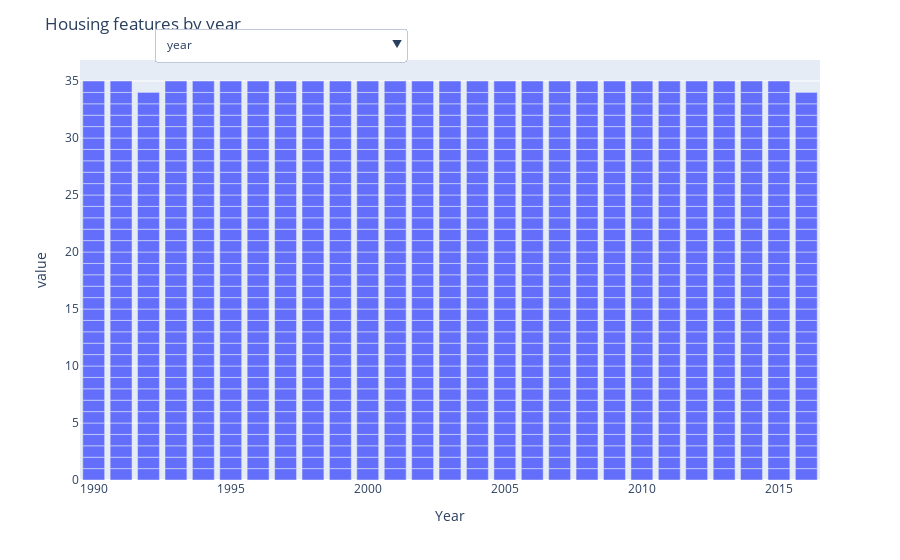

The notebook cell saved with this chart:
### Code cell
fig = px.bar(housing_df, x = housing_df['year'])
buttonlist1 = []

for col in housing_df.columns:
    buttonlist1.append(
        dict(
        args = ['y', [housing_df[str(col)]]],
        label = str(col),
        method ='restyle'
        ))

fig.update_layout(
        title = "Housing features by year",
        yaxis_title = "value",
        xaxis_title = "Year",
        updatemenus = [
            go.layout.Updatemenu(
            buttons = buttonlist1,
            direction = "down",
            pad = {"r":10, "t":10},
            showactive = True,
            x = 0.1,
            xanchor = "left",
            y = 1.1,
            yanchor = "top"
            )
        ],
    autosize = True
)

### Figure 1 — Plotly figure (JSON) as saved in the notebook; plotly's stock layout.template omitted (floating-point values rounded to 4 significant figures; data arrays with more than 128 entries replaced by an {"elided": "..."} marker saying what was removed)
{"data": [{"alignmentgroup": "True", "hovertemplate": "year=%{x}<br>count=%{y}<extra></extra>", "legendgroup": "", "marker": {"color": "#636efa", "pattern": {"shape": ""}}, "name": "", "offsetgroup": "", "orientation": "v", "showlegend": false, "textposition": "auto", "type": "bar", "x": {"elided": "943 str values"}, "xaxis": "x", "y": {"elided": "943 int values"}, "yaxis": "y"}], "layout": {"autosize": true, "barmode": "relative", "legend": {"tracegroupgap": 0}, "margin": {"t": 60}, "title": {"text": "Housing features by year"}, "updatemenus": [{"buttons": [{"args": ["y", {"elided": "1x943 str values"}], "label": "year", "method": "restyle"}, {"args": ["y", {"elided": "1x943 int values"}], "label": "total_dwelling", "method": "restyle"}, {"args": ["y", {"elided": "1x943 int values"}], "label": "single_detached", "method": "restyle"}, {"args": ["y", {"elided": "1x943 int values"}], "label": "multiple", "method": "restyle"}, {"args": ["y", {"elided": "1x943 int values"}], "label": "semi_detached", "method": "restyle"}, {"args": ["y", {"elided": "1x943 int values"}], "label": "row", "method": "restyle"}, {"args": ["y", {"elided": "1x943 int values"}], "label": "apartment", "method": "restyle"}, {"args": ["y", {"elided": "1x943 int values"}], "label": "total_dwelling_market", "method": "restyle"}, {"args": ["y", {"elided": "1x943 int values"}], "label": "homeownership_freehold", "method": "restyle"}, {"args": ["y", {"elided": "1x943 int values"}], "label": "rental", "method": "restyle"}, {"args": ["y", {"elided": "1x943 int values"}], "label": "homeownership_condo", "method": "restyle"}, {"args": ["y", {"elided": "1x943 int values"}], "label": "other", "method": "restyle"}, {"args": ["y", {"elided": "1x943 int values"}], "label": "completed", "method": "restyle"}, {"args": ["y", {"elided": "1x943 int values"}], "label": "res_building_permit", "method": "restyle"}, {"args": ["y", {"elided": "1x943 float values"}], "label": "res_building_permit_amount", "method": "restyle"}, {"args": ["y", {"elided": "1x943 int values"}], "label": "completed_but_unabsorbed_homes", "method": "restyle"}, {"args": ["y", {"elided": "1x943 int values"}], "label": "new_single_and_semi_detached", "method": "restyle"}, {"args": ["y", {"elided": "1x943 int values"}], "label": "new_rows_and_apartment", "method": "restyle"}, {"args": ["y", {"elided": "1x943 float values"}], "label": "rental_vacancy_rate", "method": "restyle"}, {"args": ["y", {"elided": "1x943 float values"}], "label": "rental_avilability_rate", "method": "restyle"}, {"args": ["y", {"elided": "1x943 float values"}], "label": "vacancy_rate_seniors", "method": "restyle"}, {"args": ["y", {"elided": "1x943 float values"}], "label": "vacancy_rate_condo", "method": "restyle"}, {"args": ["y", {"elided": "1x943 float values"}], "label": "HPI_change", "method": "restyle"}, {"args": ["y", {"elided": "1x943 float values"}], "label": "CPI_change", "method": "restyle"}, {"args": ["y", {"elided": "1x943 float values"}], "label": "owned_accommodation_costs_change", "method": "restyle"}, {"args": ["y", {"elided": "1x943 float values"}], "label": "rental_accommodation_costs_change", "method": "restyle"}, {"args": ["y", {"elided": "1x943 int values"}], "label": "bachelor", "method": "restyle"}, {"args": ["y", {"elided": "1x943 int values"}], "label": "one_bedroom", "method": "restyle"}, {"args": ["y", {"elided": "1x943 int values"}], "label": "two_bedroom", "method": "restyle"}, {"args": ["y", {"elided": "1x943 int values"}], "label": "three_bedroom", "method": "restyle"}, {"args": ["y", {"elided": "1x943 float values"}], "label": "population", "method": "restyle"}, {"args": ["y", {"elided": "1x943 float values"}], "label": "labour_participation_rate", "method": "restyle"}, {"args": ["y", {"elided": "1x943 float values"}], "label": "employment_change", "method": "restyle"}, {"args": ["y", {"elided": "1x943 float values"}], "label": "unemployment_rate", "method": "restyle"}, {"args": ["y", {"elided": "1x943 float values"}], "label": "disposable_income_change", "method": "restyle"}, {"args": ["y", {"elided": "1x943 int values"}], "label": "migration", "method": "restyle"}, {"args": ["y", {"elided": "1x943 str values"}], "label": "region", "method": "restyle"}], "direction": "down", "pad": {"r": 10, "t": 10}, "showactive": true, "x": 0.1, "xanchor": "left", "y": 1.1, "yanchor": "top"}], "xaxis": {"anchor": "y", "domain": [0, 1], "title": {"text": "Year"}}, "yaxis": {"anchor": "x", "domain": [0, 1], "title": {"text": "value"}}}}
